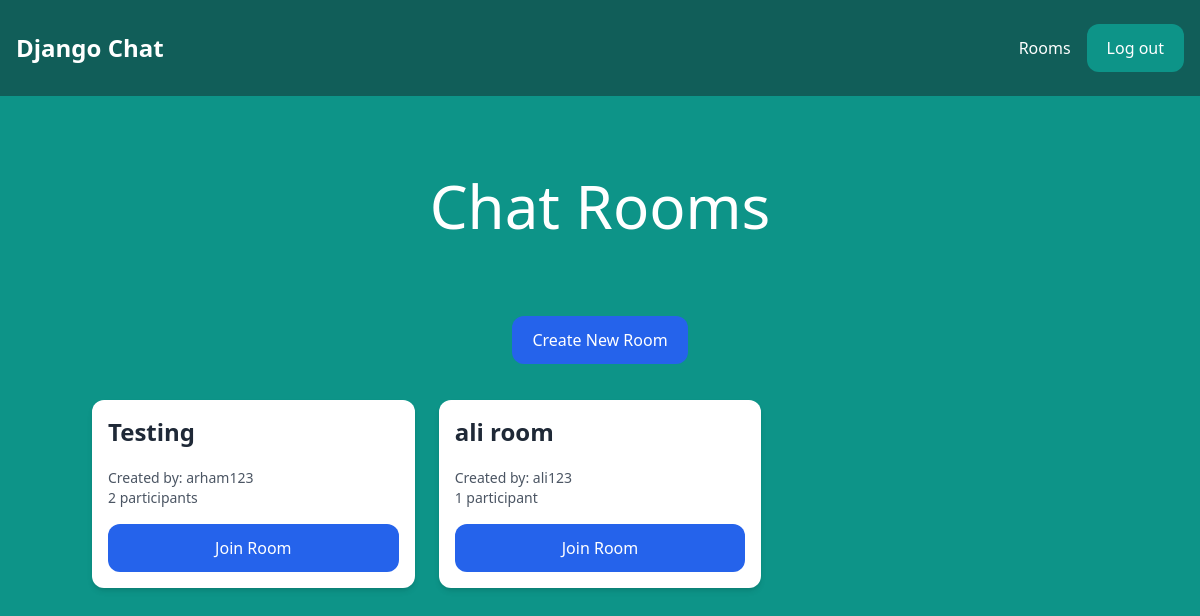
Page /rooms/ (signed in) on the earlier database version.
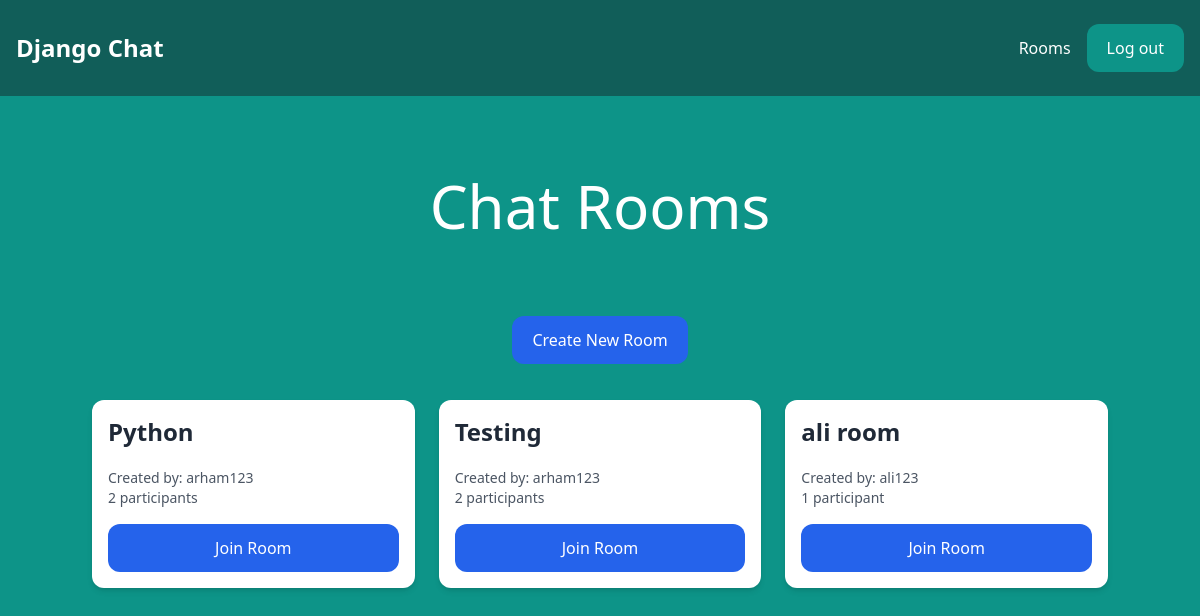
Same page on the later database version.
### room/models.py (models this page shows, shortened)
class Room(models.Model):
    name = models.CharField(max_length=255)
    slug = models.SlugField(unique=True)
    participants = models.ManyToManyField(User, related_name='chat_rooms', blank=True)
    created_by = models.ForeignKey(User, on_delete=models.CASCADE, related_name='created_rooms', null=True)
    created_at = models.DateTimeField(default=timezone.now)
    last_activity = models.DateTimeField(auto_now=True)
    is_private = models.BooleanField(default=True)
    description = models.TextField(blank=True)
    class Meta:
        ordering = ['-last_activity']

### room/views.py (the view)
# urls.py: path('rooms/', include('room.urls')),
@login_required
def rooms(request):
    rooms = Room.objects.filter(
        Q(participants=request.user) | Q(is_private=False)
    ).distinct()
    return render(request, 'room/rooms.html', {
        'rooms': rooms
    })

### room/templates/room/rooms.html (shortened to what this page needs)
{% extends "core/base.html" %}
{% block content %}
    <div class="p-10 lg:p-20 text-center">
        <h1 class="text-3xl lg:text-6xl text-white">Chat Rooms</h1>
    </div>
    <div class="w-full flex justify-center mb-6">
        <a href="{% url 'create_room' %}" class="px-5 py-3 rounded-xl text-white bg-blue-600 hover:bg-blue-700 transition-colors">
            Create New Room
        </a>
    </div>
    <div class="w-full flex flex-wrap items-center px-4 lg:px-20">
        {% for room in rooms %}
            <div class="w-full lg:w-1/3 px-3 py-3">
                <div class="p-4 bg-white rounded-xl shadow-md hover:shadow-lg transition-shadow">
                    <h2 class="mb-5 text-2xl font-semibold text-gray-800">{{ room.name }}</h2>
                    <div class="mb-4">
                        <p class="text-sm text-gray-600">
                            Created by: {{ room.created_by.username }}
                            <br>
                            {{ room.participants.count }} participant{{ room.participants.count|pluralize }}
                        </p>
                    </div>
                    <a href="{% url 'room' room.slug %}" class="px-5 py-3 block rounded-xl text-white bg-blue-600 hover:bg-blue-700 transition-colors text-center">
                        Join Room
                    </a>
                </div>
            </div>
        {% empty %}
            <div class="w-full text-center text-gray-300">
                <p class="text-xl">No rooms available</p>
                <p class="mt-2">Create a room to get started!</p>
            </div>
        {% endfor %}
    </div>
{% endblock %}

### core/templates/core/base.html (shortened to what this page needs)
<!DOCTYPE html>
<html lang="en">
<head>
    <script src="https://cdn.tailwindcss.com"></script>
</head>
<body class="bg-teal-600">
    <nav class="flex items-center justify-between px-4 py-6 bg-teal-800">
        <div>
            <a href="/" class="text-2xl font-bold text-white">Django Chat</a>
        </div>
        <div class="flex items-center space-x-4">
            {% if request.user.is_authenticated %}
                <a href="/rooms/" class="text-white hover:text-gray-200">Rooms</a>
                <form action="/logout/" method="post" class="inline">
                    <button type="submit" class="px-5 py-3 rounded-xl text-white bg-teal-600 hover:bg-teal-700">Log out</button>
                </form>
            {% else %}
                <a href="/login/" class="px-5 py-3 rounded-xl text-white bg-teal-600 hover:bg-teal-700">Login</a>
                <a href="/signup/" class="px-5 py-3 rounded-xl text-white bg-teal-600 hover:bg-teal-700">Sign Up</a>
            {% endif %}
        </div>
    </nav>
    {% block content %}
    {% endblock %}
</body>
</html>

Differences in the rows shown:
added Room: name "Python", created_by.username "arham123", participants.count "2"
